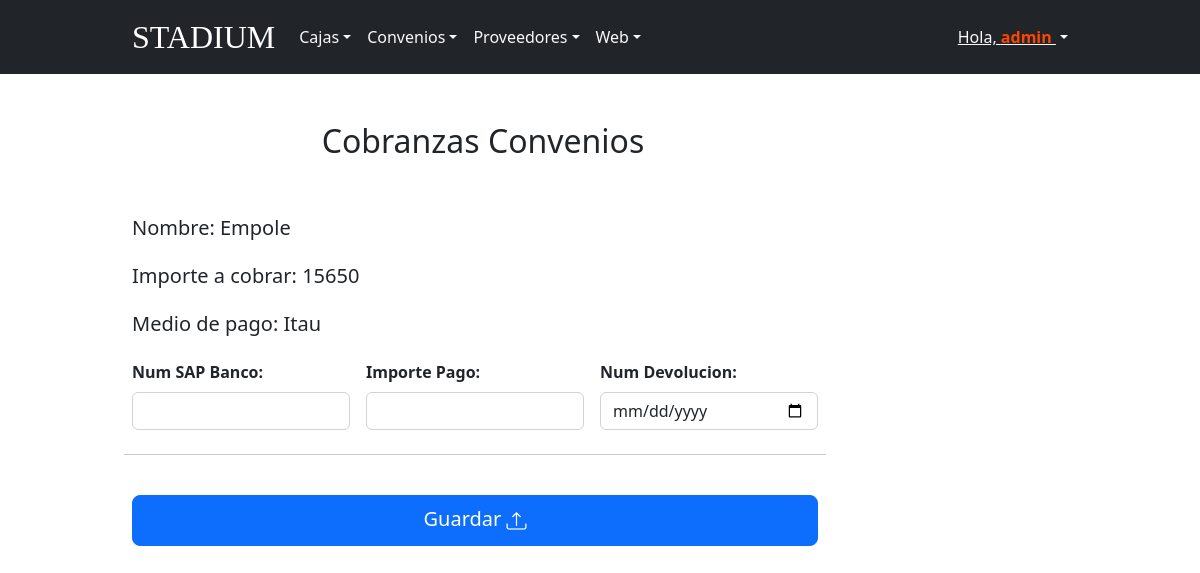
Screenshot of /Stadium/covenios/cobranzas_convenios_update/1 (signed in) with the database file from the repository.
### AdmConveniosApp/models.py (models this page shows)
class CobranzasConvenios(models.Model):
    mes_cobro=models.CharField(max_length=50, choices=mes)
    fecha_corte=models.CharField(max_length=50)
    num_empresa = models.IntegerField()
    nombre_empresa = models.CharField(max_length=50)
    mes_resumen=models.CharField(max_length=50, choices=mes)
    imp_resumen=models.IntegerField()
    imp_bonificacion=models.IntegerField(default=0, blank=True,null=True)
    num_documento = models.IntegerField(default=0, blank=True, null=True)
    imp_resguardo = models.IntegerField(default=0, blank=True, null=True)
    imp_recargo = models.IntegerField(default=0,  blank=True ,null=True)
    imp_cobrar=models.IntegerField()
    medio_pago=models.CharField(max_length=50, choices=medio_pago)
    sap_banco = models.IntegerField(blank=True,null=True)
    sap_convenios = models.IntegerField(default=0, blank=True, null=True)
    imp_pago = models.IntegerField(blank=True,null=True)
    fecha_pago=models.DateField(blank=True,null=True)
    estado = models.BooleanField(default=True)

### AdmConveniosApp/views.py (the view)
def edicion_cobranzas_convenios(request, id):
    user = request.user.username
    form = CobranzasConvenios.objects.get(id=id)
    return render(request, "update_cobranzas_convenios.html", {"form": form})

### AdmConveniosApp/templates/Convenios/update_cobranzas_convenios.html (shortened to what this page needs)
{% extends 'base.html' %}
{% block content %}
{% load static %}
<div class="container">
    <div class="py-5 text-center col-sm-9">
        <h2>Cobranzas Convenios</h2>
    </div>
    <form class="needs-validation" action="../cobranzas_convenios_guarda" novalidate method="POST">
        <div class="row g-3 col-sm-9">
            <h5>Nombre: {{form.nombre_empresa}}</h5>
            <h5>Importe a cobrar: {{form.imp_cobrar}}</h5>
            <h5>Medio de pago: {{form.medio_pago}}</h5>
            <div class="col-sm-4">
                <label style="font-weight:bold" class="form-label">Num SAP Banco:</label>
                <input type="number" min="1" class="form-control" value="" name="sap_banco" required>
            </div>
            <div class="col-sm-4">
                <label style="font-weight:bold" class="form-label">Importe Pago:</label>
                <input type="number" min="0" class="form-control" value="" name="imp_pago" required>
            </div>
            <div class="col-sm-4">
                <label style="font-weight:bold" class="form-label">Num Devolucion:</label>
                <input type="date" class="form-control" value="" name="fecha_pago" required>
            </div>
                <hr class="my-4">
                <div class="d-grid">
                    <button class="btn btn-primary btn-lg" type="submit">
                        Guardar
                        <i class="bi bi-upload"></i>
                    </button>
    </form>
</div>
{% endblock %}

### Stadium_Calzados/templates/login/base.html (shortened to what this page needs)
{% load static %}
<!doctype html>
<html lang="es">
<head>
    <link rel="stylesheet" href="https://cdn.jsdelivr.net/npm/bootstrap-icons@1.9.1/font/bootstrap-icons.css">
    <link rel="stylesheet" href="{% static 'css/pdf.css' %}">
    <link href="{% static 'assets/dist/css/bootstrap.min.css' %}" rel="stylesheet">
    <link href="{% static 'css/navbar.css' %}" rel="stylesheet">
    <link href="{% static 'css/headers.css' %}" rel="stylesheet">
    <link href="{% static 'css/form-validation.css' %}" rel="stylesheet">
</head>
<body>
<nav class="navbar navbar-expand-lg navbar-dark bg-dark" aria-label="Fifth navbar example">
<div class="container">
<a class="navbar-brand" style="font-size:150%; font-size: 200%; font-family: Georgia, 'Times New Roman', Times, serif;" href="{% url 'inicio' %}">STADIUM</a>
<div class="collapse navbar-collapse" id="navbarsExample05">
<ul class="navbar-nav me-auto mb-2 mb-lg-0">
    {% if user.is_staff %}
<li class="nav-item dropdown">
    <a class="nav-link dropdown-toggle text-light" href="#" id="dropdown05" data-bs-toggle="dropdown"
        aria-expanded="false">Cajas</a>
</li>
<li class="nav-item dropdown">
    <a class="nav-link dropdown-toggle text-light" href="#" id="dropdown05" data-bs-toggle="dropdown"
        aria-expanded="false">Convenios</a>
</li>
<li class="nav-item dropdown">
    <a class="nav-link dropdown-toggle text-light" href="#" id="dropdown05" data-bs-toggle="dropdown"
        aria-expanded="false">Proveedores</a>
</li>
<li class="nav-item dropdown">
    <a class="nav-link dropdown-toggle text-light" href="#" id="dropdown05" data-bs-toggle="dropdown"
        aria-expanded="false">Web</a>
</li>
{% endif %}
</ul>
</div>
<div class="dropdown text-end">
{% if user.is_staff %}
<a href="#" class="d-block link-dark text-light dropdown-toggle" id="dropdownUser1" data-bs-toggle="dropdown" aria-expanded="false">
<img class="rounded-circle" style="color:white">Hola, <strong style="color: orangered">{{user}}
</strong></a>
{% endif %}
</div>
</div>
</nav>
{% block content %}
{% endblock %}
</body>
</html>

### static/css/navbar.css (style rules this page uses)
body { padding-bottom: 30px; }
.navbar { margin-bottom: 0px; }

### static/css/headers.css (style rules this page uses)
.dropdown-toggle { outline: 0; }

### static/css/form-validation.css (style rules this page uses)
.container { max-width: 960px; }

### Stadium_Calzados/templates/login/base.html (style rules this page uses)
.bi { vertical-align: -.125em; fill: currentColor; }

### rows the page displays
CobranzasConvenios: nombre_empresa "Empole", imp_cobrar "15650", medio_pago "Itau"

### other values shown
{{ user }} "admin"
